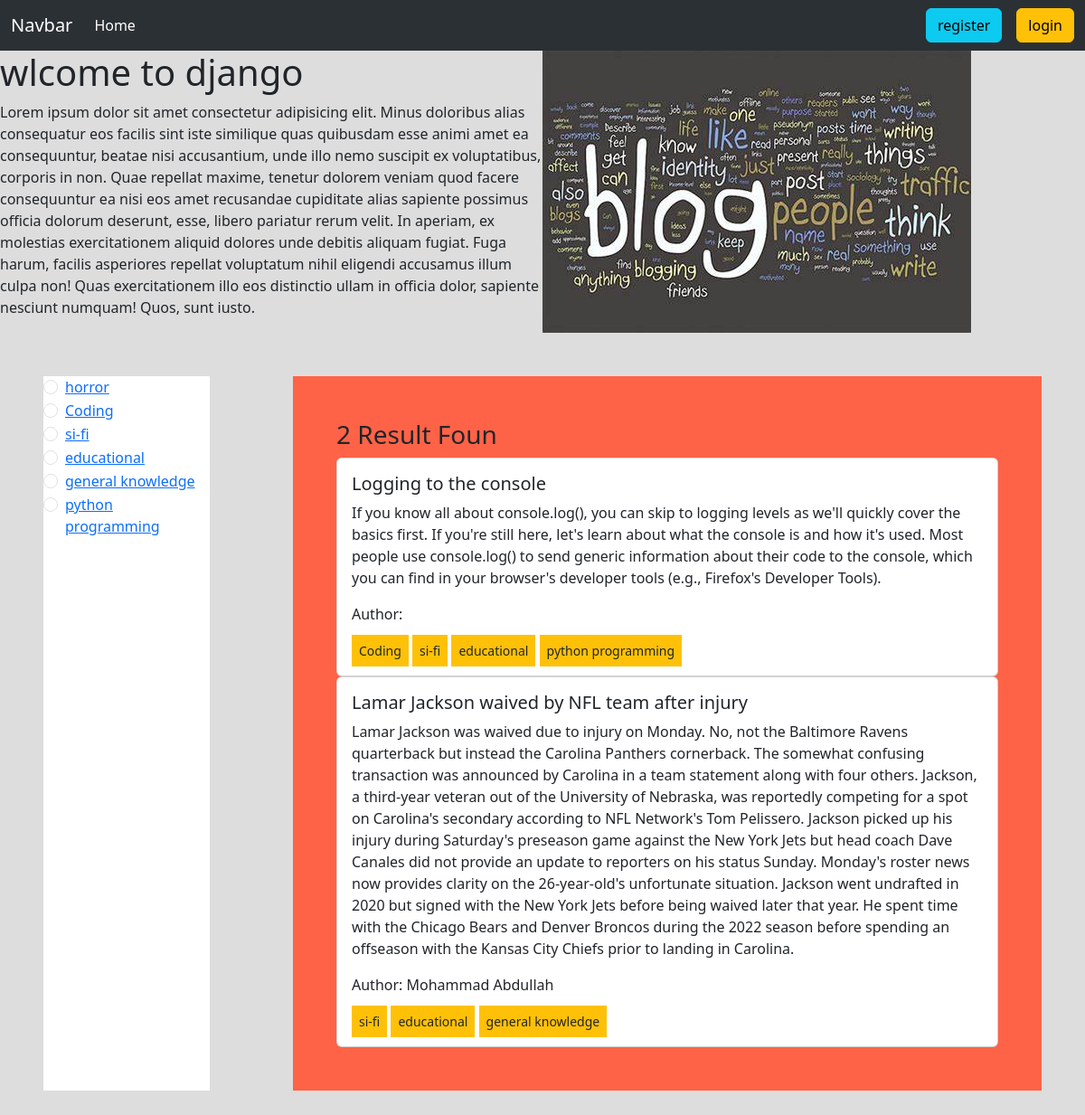
The app's page /category/si-fi/ with its own data.
### categories/models.py (models this page shows, shortened)
class Category(models.Model):
    name = models.CharField(max_length=100)
    slug = models.SlugField(max_length=100,unique=True, null=True, blank=True)

### posts/models.py (models this page shows, shortened)
class Post(models.Model):
    title = models.CharField(max_length=100)
    content = models.TextField()
    category = models.ManyToManyField(Category)
    author = models.ForeignKey(User, on_delete=models.CASCADE)

### blog_project/views.py (the view)
# urls.py: 2. Add a URL to urlpatterns:  path('', views.home, name='home')
def home(request, category_slug = None):
    data = Post.objects.all()
    if category_slug is not None:
        category = Category.objects.get(slug = category_slug)
        data = Post.objects.filter(category=category)
    categories = Category.objects.all()
    return render(request, 'home.html', {'data': data, 'category': categories})

### templates/home.html
{% extends 'base.html' %} {% load static %} {% block content %}
<div class="d-flex flex-wrap">
  <div class="col-6">
    <h1>wlcome to django</h1>
    <p>Lorem ipsum dolor sit amet consectetur adipisicing elit. Minus doloribus alias consequatur eos facilis sint iste similique quas quibusdam esse animi amet ea consequuntur, beatae nisi accusantium, unde illo nemo suscipit ex voluptatibus, corporis in non. Quae repellat maxime, tenetur dolorem veniam quod facere consequuntur ea nisi eos amet recusandae cupiditate alias sapiente possimus officia dolorum deserunt, esse, libero pariatur rerum velit. In aperiam, ex molestias exercitationem aliquid dolores unde debitis aliquam fugiat. Fuga harum, facilis asperiores repellat voluptatum nihil eligendi accusamus illum culpa non! Quas exercitationem illo eos distinctio ullam in officia dolor, sapiente nesciunt numquam! Quos, sunt iusto.</p>
  </div>
  <div class="col-6">
    <img src="{% static 'OIP.jpeg' %}" alt="">
  </div>
</div>
<div style="" class="mt-5">
  <div class="d-flex flex-wrap m-5">
    <div class="col-2" style="background-color: #ffff;">
      {% for cat in category %}
      <div class="form-check">
        <input
          class="form-check-input"
          type="radio"
          name="category"
          id="{{cat.id}}"
        />
        <label class="form-check-label" for="{{cat.id}}">
          <a href="{% url 'category_post' cat.slug %}">{{cat.name}}</a>
        </label>
      </div>
      {% endfor %}
    </div>
    <div class="col-1"></div>
    <div class="col-9 p-5" style="background-color: tomato;">
      <h3>{{ data | length }} Result Foun</h3>
      <div class="row">
        <div class=" mb-3 mb-sm-0">
          {% for post in data %}
          <div class="card">
            <div class="card-body">
              <h5 class="card-title">{{post.title}}</h5>
              <p class="card-text">{{post.content}}</p>
              <p>
                Author: {{post.author.first_name}} {{post.author.last_name}}
              </p>
              {% for item in post.category.all %}
              <small class="bg-warning p-2">{{item.name}}</small>
              {% endfor %}
            </div>
          </div>
          {% endfor %}
        </div>
      </div>
    </div>
  </div>
</div>
{% endblock %}

### records on screen
Category: name "horror"
Category: name "Coding"
Category: name "si-fi"
Category: name "educational"
Category: name "general knowledge"
Category: name "python programming"
Post: title "Logging to the console", content "If you know all about console.log(), you can skip to logging levels as we'll quickly cover the basics first. If you're still here, let's learn about what the console is and how it's used. Most people use console.log() to send generic information about their code to the console, which you can find in your browser's developer tools (e.g., Firefox's Developer Tools)."
Post: title "Lamar Jackson waived by NFL team after injury", content "Lamar Jackson was waived due to injury on Monday. No, not the Baltimore Ravens quarterback but instead the Carolina Panthers cornerback. The somewhat confusing transaction was announced by Carolina in a team statement along with four others. Jackson, a third-year veteran out of the University of Nebraska, was reportedly competing for a spot on Carolina's secondary according to NFL Network's Tom Pelissero. Jackson picked up his injury during Saturday's preseason game against the New York Jets but head coach Dave Canales did not provide an update to reporters on his status Sunday. Monday's roster news now provides clarity on the 26-year-old's unfortunate situation. Jackson went undrafted in…", author.first_name "Mohammad", author.last_name "Abdullah"

### other values on screen
{{ data | length }} "2"
